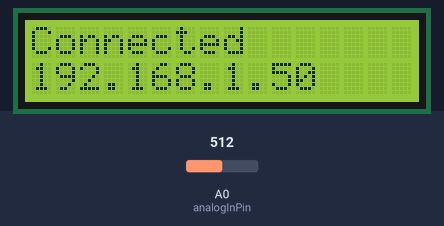
Bench run of a sketch on a simulated ESP8266 (Wemos D1 mini). Parts: 16×2 character LCD. The test bench sets the inputs (shaded band); at power-on: A0 (analogInPin) = 512. WiFi joins after 1.5 s; servers stay silent unless stated; uploads are accepted with an empty reply; what the sketch prints to the serial monitor is not drawn.

Above: at 4.0 s.
At 6.4 s:
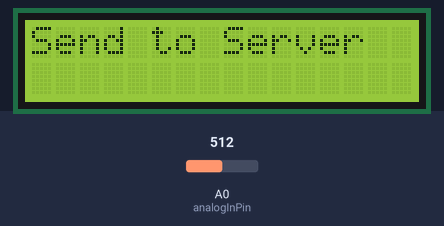
9.0 s: A0 (analogInPin) set to 490
At 11.7 s:
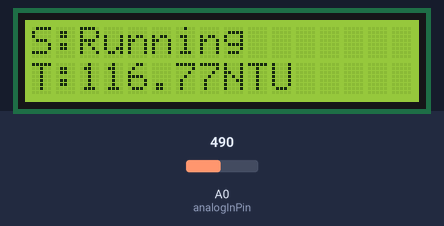
12.0 s: A0 (analogInPin) set to 510
At 14.0 s:
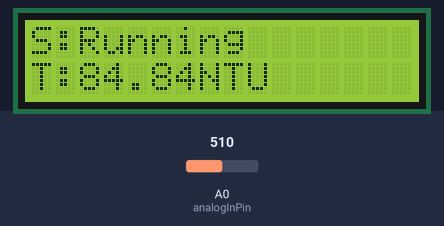
14.9 s: A0 (analogInPin) set to 306
At 17.5 s:
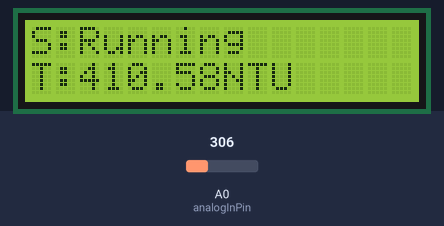
Timing chart, 0 to 19.0 s (numbered marks = the images above; inputs shaded):
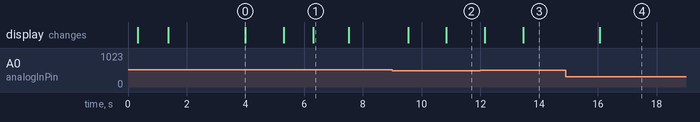

Measured:
- after the input at 12.0 s, the display: first changes after 0.15 s (image 3 shows a later state)
- after the input at 14.9 s, the display: changes after 1.2 s (image 4)
- what the display in image 0 shows lasts 1.3 s, from 4.0 s to 5.3 s
- what the display in image 1 shows lasts 1.2 s, from 6.3 s to 7.5 s

The sketch:

main.ino
```cpp
// library yang dipakai
#include <Arduino.h>
#include <EMailSender.h>
#include <ESP8266WiFi.h>
#include <Wire.h>
#include <LiquidCrystal_I2C.h>
#include <ESP8266HTTPClient.h>
#include <SimpleTimer.h>

// waktu pengiriman ke server 60000ms = 60s = 1m
#define timersend 60000

// ganti sesuai yang dipakai
const char *ssid = "Wifi-Roboto";                                     // ganti wifi
const char *password = "arDY1234";                                    // ganti password
String url = "http://192.168.1.4/turbidity/save.php?x=";              // ganti ip komputer
EMailSender emailSend("ianputrapratama809@gmail.com", "kenponx1976"); // ganti email sama password

// variable yang dipakai
bool debugSerial = 1;
bool debugLCD = 1;
const int analogInPin = A0;
float sensorValue = 0;
int i = 0;
int clean_status = 0;
uint8_t connection_state = 0;
uint16_t reconnect_interval = 10000;

// definisi instanse
LiquidCrystal_I2C lcd(0x27, 16, 2);
SimpleTimer timer;

// fungsi connect dgn wifi
uint8_t WiFiConnect(const char *nSSID = nullptr, const char *nPassword = nullptr)
{
  static uint16_t attempt = 0;
  serial_show("Connecting to ", 0);
  lcd_show(1, "Connecting to", 0, 0, String(nSSID), 0, 1, 1000);
  if (nSSID)
  {
    WiFi.begin(nSSID, nPassword);
    serial_show(nSSID, 0);
  }

  uint8_t i = 0;
  while (WiFi.status() != WL_CONNECTED && i++ < 50)
  {
    delay(200);
    serial_show(".", 0);
  }
  ++attempt;
  if (i == 51)
  {
    serial_show("\nConnection: TIMEOUT on attempt: ", 0);
    lcd_show(1, "Connecting:", 0, 0, "Timeout", 0, 1, 1000);
    serial_show(String(attempt), 1);
    if (attempt % 2 == 0)
      serial_show("Check if access point available or SSID and Password", 1);
    return false;
  }

  serial_show("\nConnected", 1);
  serial_show("IP Address: ", 0);
  String ip_address = WiFi.localIP().toString();
  serial_show(ip_address, 1);
  lcd_show(1, "Connected", 0, 0, ip_address, 0, 1, 1000);
  return true;
}

// fungsi menunggu koneksi wifi
void Awaits()
{
  uint32_t ts = millis();
  while (!connection_state)
  {
    delay(50);
    if (millis() > (ts + reconnect_interval) && !connection_state)
    {
      connection_state = WiFiConnect();
      ts = millis();
    }
  }
}

// fungsi setup
void setup()
{
  Serial.begin(115200);
  lcd.init();
  delay(250);

  serial_show("Turbidity WeMoS D1 Mini", 1);
  lcd_show(1, "Turbidity", 0, 0, "WeMoS D1 Mini", 0, 1, 1000);

  connection_state = WiFiConnect(ssid, password);
  if (!connection_state)
    Awaits();

  timer.setInterval(timersend, send_http);
}

// fungsi utama
void loop()
{
  timer.run();
  read_analog();
  serial_show("T:" + String(sensorValue) + "NTU", 1);
  lcd_show(1, "S:Running", 0, 0, "T:" + String(sensorValue) + "NTU", 0, 1, 1000);

  if (sensorValue <= 20 && (clean_status == 1 || clean_status == 2)) // kondisi air bersih <=20
  {
    clean_status = 0;
  }
  if (sensorValue > 20 && sensorValue <= 25 && clean_status == 0) // kondisi air cukup keruh >20 dan <=25
  {
    send_http();
    send_email(1);
    clean_status = 1;
  }
  if (sensorValue > 25 && (clean_status == 0 || clean_status == 1)) // kondisi air sangat keruh >25
  {
    send_http();
    send_email(2);
    clean_status = 2;
  }
}

// fungsi untuk menampilkan ke lcd
void lcd_show(int clear, String text1, int x1, int y1, String text2, int x2, int y2, int waitms)
{
  if (debugLCD == 1)
  {
    if (clear == 1)
    {
      lcd.clear();
    }
    lcd.backlight();
    lcd.setCursor(x1, y1);
    lcd.print(text1);
    lcd.setCursor(x2, y2);
    lcd.print(text2);
    delay(waitms);
  }
}

// fungsi untuk mengirim data serial
void serial_show(String text, int newline)
{
  if (debugSerial == 1)
  {
    if (newline == 1)
    {
      Serial.println(text);
    }
    else
    {
      Serial.print(text);
    }
  }
}

// fungsi untuk baca data analog
void read_analog()
{
  float totalValue = 0;
  float value;
  sensorValue = 0;

  for (int i = 0; i < 2500; i++)
  {
    value = analogRead(analogInPin);
    totalValue += value;
    value = 0;
  }

  sensorValue = totalValue / 2500;
  sensorValue = 500 - ((sensorValue - 250) * 1.596774);
  if (sensorValue <= 5)
  {
    sensorValue = 5;
  }
  else if (sensorValue >= 500)
  {
    sensorValue = 500;
  }
  else
  {
    sensorValue = sensorValue;
  }
}

// fungsi untuk kirim ke database
void send_http()
{
  String x;

  x = String(sensorValue);
  url = url + x;

  if (WiFi.status() == WL_CONNECTED)
  {
    serial_show("Send to Server", 1);
    lcd_show(1, "Send to Server", 0, 0, "", 0, 1, 1000);
    HTTPClient http;

    http.begin(url);
    int httpCode = http.GET();

    if (httpCode > 0)
    {
      String payload = http.getString();
      serial_show(payload, 1);
      lcd_show(1, payload, 0, 0, "", 0, 1, 1000);
    }

    http.end();
  }
}

// fungsi untuk kirim email
void send_email(int status)
{
  EMailSender::EMailMessage message;
  if (status == 1)
  {
    message.subject = "[Notifikasi] Air Aquarium Cukup Keruh";
    message.message = "Air dalam aquarium cukup keruh, silahkan tambahkan disinfektan air agar kualitas air membaik";
  }
  else
  {
    message.subject = "[Notifikasi] Air Aquarium Sangat Keruh";
    message.message = "Air dalam aquarium sangat keruh, silahkan ganti air aquarium dengan air baru";
  }

  EMailSender::Response resp = emailSend.send("2black0@gmail.com", message);

  String status_email;
  if (String(resp.status) == "1")
  {
    status_email = "OK";
  }
  else
  {
    status_email = "Not OK";
  }

  serial_show("S:Send Email ", 0);
  serial_show("Status:" + status_email, 1);
  lcd_show(1, "S:Email", 0, 0, "Status:" + status_email, 0, 1, 1000);
}
```
